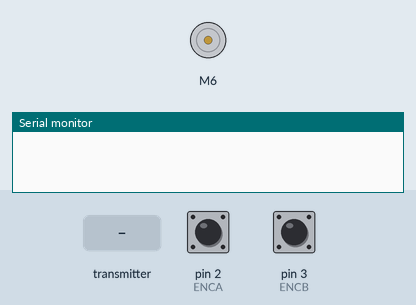
This sketch was run on a simulated Arduino Uno, built with avr-gcc and run on an emulated ATmega328P. On the bench: DC motor (green arrow = forward, orange = backward, longer = faster), the last lines printed to the serial monitor. Inputs (shaded band) come from the test bench; at power-on: pin 2 (ENCA) HIGH, pin 3 (ENCB) HIGH. EEPROM starts erased; no radio packets arrive unless stated.

Above: at 1.2 s.
1.3 s: the transmitter starts sending POWER = 256
At 1.6 s:
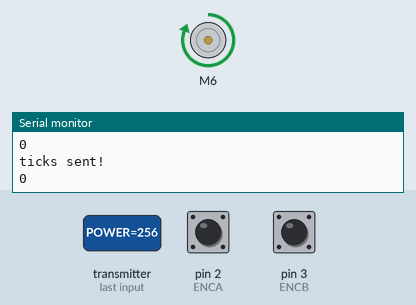
2.8 s: the transmitter starts sending POWER = 0
At 4.0 s:
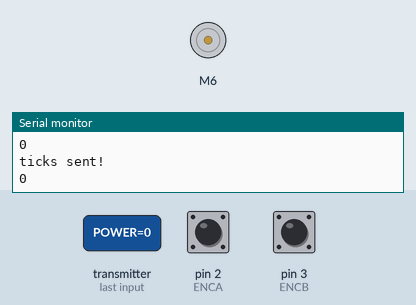
4.3 s: the transmitter starts sending POWER = 512
At 5.1 s:
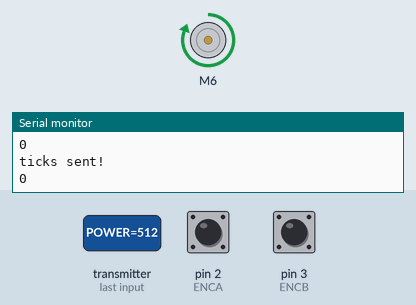
Timing chart, 0 to 7.3 s (numbered marks = the images above; inputs shaded):
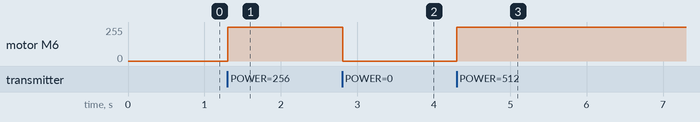

Measured:
- after the input at 1.3 s, motor M6: stopped → forward 255/255 at once
- after the input at 2.8 s, motor M6: forward 255/255 → stopped at once
- after the input at 4.3 s, motor M6: stopped → forward 255/255 at once

The sketch:

ShaftBalancer_wireless_manualposition.ino
```cpp
/*
  Getting Started example sketch for nRF24L01+ radios
  This is a very basic example of how to send data from one node to another
  Updated: Dec 2014 by TMRh20
*/

#include <SPI.h>
#include "RF24.h"
#include <EEPROM.h>
#include <SparkFun_TB6612.h>

//https://forum.arduino.cc/index.php?topic=52159.0


/* setup stuff for the encoder */
//pins

//Motor Driver
#define AIN1 6
#define AIN2 7
#define PWMA 5
#define STBY 4

//Transceiver


//Encoder
#define ENCA 2
#define ENCB 3
volatile int ENCA_VAL;
volatile int ENCB_VAL;
int pos;
int ticks;
int TICKS_PER_DEGREE = 12 * 986.41 / 360;
int off_ticks_addr = 0;                   //store ticks on encoder

int pos_CW[] = {3, 0, 1, 2};
int pos_CCW[] = {1, 2, 3, 4};


/* Hardware configuration: Set up nRF24L01 radio on SPI bus plus pins 7 & 8 */
RF24 radio(9, 10);
/**********************************************************/
byte addresses[][6] = {"1Node", "2Node"};

int POWER;
Motor motor1 = Motor(AIN1, AIN2, PWMA, 1, STBY); //MAKE 1 OR NEGATIVE 1 DEPENDING

/* Convenience Functions */

int EEPROM_writeInteger(int ee, int value)
{
  const byte* p = (byte*)&value;
  unsigned int i;
  for (i = 0; i < sizeof(value); i++)
    EEPROM.write(ee++, *p++);
  return i;
}

int EEPROM_readInteger(int ee, int value)
{
  byte* p = (byte*)&value; //cast as pointer to byte
  unsigned int i;
  for (i = 0; i < sizeof(value); i++)
    *p++ = EEPROM.read(ee++);
  return i;
}

int cyclePosition(int ENCA_VAL, int ENCB_VAL)
{
  int pos;
  if ( ENCA_VAL == 0)
  {
    if (ENCB_VAL == 0)
    {
      pos = 0;
    }
    else
    {
      pos = 3;
    }
  }
  else
  {
    if (ENCB_VAL == 0)
    {
      pos = 1;
    }
    else
    {
      pos = 2;
    }
  }
  return pos;
}

int rotationDirection(int pos, int old_pos)
{
  if (pos == pos_CW[old_pos])
  {
    return 1;
  }
  //if the position moved to a counterclockwise position
  else if (pos == pos_CCW[old_pos])
  {
    return -1;
  }
  else
  {
    return 0;
  }
}

void setup() {
  Serial.begin(115200);

  //load previous position

  /*Encoder*/
  pinMode(ENCA, INPUT);
  pinMode(ENCB, INPUT);
  //EEPROM_readInteger(off_ticks_addr, ticks);
  int THETA; //NORMALLY BASE STATION
  int TICKS_PER_DEGREE = 12 * 986.41 / 360;
  ticks = 0;

  attachInterrupt(digitalPinToInterrupt(ENCA), pin_ISR, CHANGE);
  attachInterrupt(digitalPinToInterrupt(ENCB), pin_ISR, CHANGE);
  /*Transceiver*/
  radio.begin();

  // Set the PA Level low to prevent power supply related issues since this is a
  // getting_started sketch, and the likelihood of close proximity of the devices. RF24_PA_MAX is default.
  radio.setPALevel(RF24_PA_LOW);

  // Open a writing and reading pipe on each radio, with opposite addresses

  radio.openWritingPipe(addresses[1]);
  radio.openReadingPipe(1, addresses[0]);

  // Start the radio listening for data
  radio.startListening();
}

void loop() {

  /*Encoder*/
  int old_pos = pos;
  pos = cyclePosition(ENCA_VAL, ENCB_VAL);
 // Serial.println(ENCA_VAL);
  int dir = rotationDirection(pos, old_pos);
  ticks += dir;
  EEPROM_writeInteger(off_ticks_addr, ticks);

  /*Handle communication with base station.*/
  if ( radio.available()) {
    // Variable for the received timestamp
    while (radio.available()) {                                   // While there is data ready
      radio.read(&POWER, sizeof(int));             // Get the payload
      radio.stopListening();                                        // First, stop listening so we can talk
      if (!radio.write(&ticks, sizeof(int))){
        Serial.println(F("failed"));
      }
      else{
        Serial.println(F("ticks sent!"));
      }
      radio.startListening();                                       // Now, resume listening so we catch the next packets.
      Serial.println(ticks);
    }
  }


  /*Update Motor Speed and Direction*/

  motor1.drive(POWER);

} // Loop

void pin_ISR() {
  //Read Encoder Values
  ENCA_VAL = digitalRead(ENCA);
  ENCB_VAL = digitalRead(ENCB);
}
```
